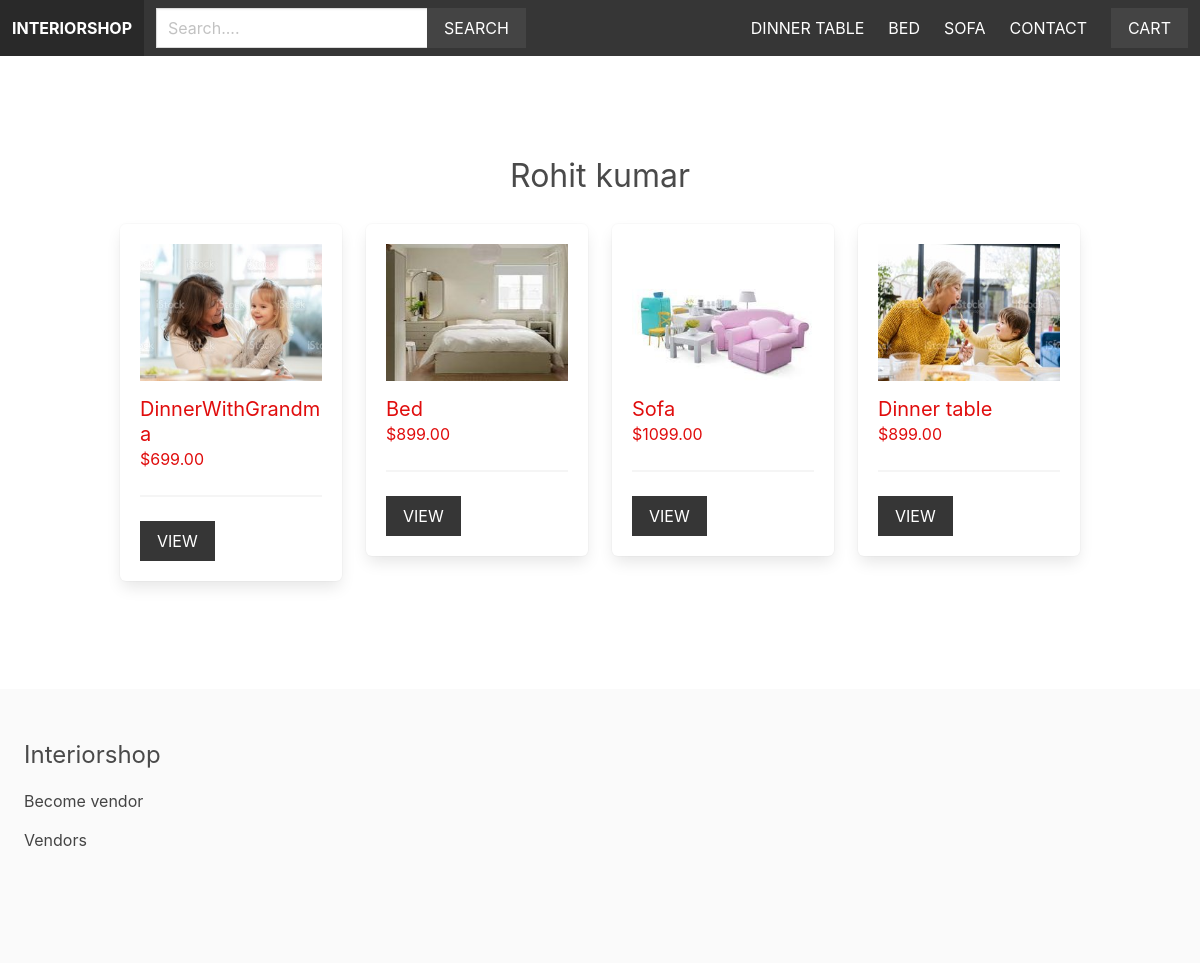
/vendors/1/, run on the app's committed database.
### shop/product/models.py (models this page shows, shortened)
class Category(models.Model):
    title = models.CharField(max_length=255)
    slug = models.SlugField(max_length=255)
    ordering = models.IntegerField(default=0)
    class Meta:
        ordering = ['ordering']

class Product(models.Model):
    category = models.ForeignKey(Category, related_name='products', on_delete=models.CASCADE)
    vendor  = models.ForeignKey(Vendor, related_name='products', on_delete=models.CASCADE)
    title = models.CharField(max_length=255)
    slug = models.SlugField(max_length=255)
    description = models.TextField(blank=True, null=True)
    price = models.DecimalField(max_digits=6, decimal_places=2)
    date_added = models.DateTimeField(auto_now_add=True)
    image = models.ImageField(upload_to="uploads/", blank=True, null=True)
    thumbnail  = models.ImageField(upload_to="uploads/", blank=True, null=True)
    class Meta:
        ordering =  ['-date_added',]
    def get_thumbnail(self):
        if self.thumbnail:
            return self.thumbnail.url

### shop/vendor/models.py (models this page shows, shortened)
class Vendor(models.Model):
    name = models.CharField(max_length=255)
    created_at = models.DateTimeField(auto_now_add=True)
    created_by = models.OneToOneField(User, related_name='vendor', on_delete=models.CASCADE)
    class Meta:
        ordering = ['name']

### shop/vendor/views.py (the view)
# urls.py: path('vendors/',include('shop.vendor.urls')),
def vendor(request, vendor_id):
    vendor = get_object_or_404(Vendor, pk=vendor_id)
    return render(request, 'vendor/vendor.html',{'vendor':vendor})

### shop/cart/cart.py (called while the page is built)
    def __len__(self):
        return sum(item['quantity'] for item in self.cart.values())

### shop/cart/context_processors.py (called while the page is built)
def cart(request):
    return {'cart': Cart(request)}

### shop/product/context_processors.py (called while the page is built)
def menu_categories(request):
    categories = Category.objects.all()
    return {'menu_categories':categories}

### shop/vendor/templates/vendor/vendor.html (shortened to what this page needs)
{% extends 'core/base.html' %}
{% block  content %}
<div class="columns is-multiline mb-6">
    <div class="column is-12 has-text-centered mt-6">
        <h2 class="is-size-3">{{ vendor.name }}</h2>
    </div>
    {% for product in vendor.products.all %}
        {% include 'product/parts/list_item.html' %}
    {% endfor %}
</div>
{% endblock  %}

### shop/core/templates/core/base.html (shortened to what this page needs)
{% load static %}
<!DOCTYPE html>
<html lang="en">
<head>
    <link rel="stylesheet" href="https://cdn.jsdelivr.net/npm/bulma@0.9.4/css/bulma.min.css">
    <link rel="stylesheet" href="{% static 'styles/main.css' %}">
</head>
<body>
    <nav class="navbar is-dark">
        <div class="navbar-brand">
            <a href="/" class="navbar-item"><strong>Interiorshop</strong></a>
        </div>
        <div class="navbar-menu" id="main-navbar">
            <div class="navbar-start">
                <div class="navbar-item">
                    <form action="{% url 'search' %}" method="get">
                        <div class="field has-addons">
                            <div class="control">
                                <input type="text" class="input" placeholder="Search...." name="query">
                            </div>
                            <div class="control">
                                <button class="button is-dark is-uppercase">Search</button>
                            </div>
                        </div>
                    </form>
                </div>
            </div>
            <div class="navbar-end">
                {% for category in menu_categories  %}
                <a href="{% url 'category' category.slug %}" class="navbar-item">{{ category.title }}</a>
                {% endfor %}
                <a href="{% url 'contact' %}" class="navbar-item">Contact</a>
                <div class="navbar-item">
                    <a href="{% url 'cart' %}" class="button is-dark">Cart{% if cart %} ({{ cart  | length  }}){% endif %}</a>
                </div>
            </div>
        </div>
    </nav>
    <section class="section">
        <div class="container">
     {% block content  %}
     {% endblock  %}
        </div>
    </section>
    <footer class="footer">
        <h3 class="is-size-4 mb-4">Interiorshop</h3>
        {% if request.user.is_authenticated %}
        <a href="{% url 'vendor_admin' %}">Vendor admin</a>
        {% else %}
        <a href="{% url 'become_vendor' %}">Become vendor</a><br>
        {% endif %}
        <a href="{% url 'vendors' %}">Vendors</a>
    </footer>
</body>
</html>

### shop/product/templates/product/parts/list_item.html
<div class="column is-3 product-list-item">
    <div class="box">
        <figure class="image is-4by3 mb-4">
            <img src="{{ product.get_thumbnail }}" >
        </figure>
        <h2 class="subtitle" style="color: #e00d0d; margin-bottom: 0;">{{ product.title }}</h2>
        <h3 class="price is-size-6 mb-5">${{ product.price }}</h3>
        <hr>
        <a href="{% url 'product' product.category.slug product.slug %}" class="button is-dark is-uppercase">View</a>
    </div>
</div>

### static/styles/main.css (style rules this page uses)
.navbar { text-transform: uppercase; }
.navbar .is-dark { background: #444; }
.footer a { margin-bottom: 15px; display: inline-block; color: #444; }
.input, .button { border-radius: 0; }
.product-list-item .box .subtitle { margin-bottom: 0; color: #e00d0d; }
.product-list-item .box .price { color: #e00d0d; }

### data on the page
Category: title "DINNER TABLE"
Category: title "BED"
Category: title "SOFA"
Vendor: name "Rohit kumar"
Product: get_thumbnail (picture), title "DinnerWithGrandma", price "699.00"
Product: get_thumbnail (picture), title "Bed", price "899.00"
Product: get_thumbnail (picture), title "Sofa", price "1099.00"
Product: get_thumbnail (picture), title "Dinner table", price "899.00"
